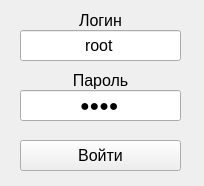
<?xml version="1.0" encoding="UTF-8"?>
<ui version="4.0">
 <class>LoginForm</class>
 <widget class="QMainWindow" name="LoginForm">
  <property name="geometry">
   <rect>
    <x>0</x>
    <y>0</y>
    <width>204</width>
    <height>186</height>
   </rect>
  </property>
  <property name="minimumSize">
   <size>
    <width>204</width>
    <height>186</height>
   </size>
  </property>
  <property name="maximumSize">
   <size>
    <width>204</width>
    <height>186</height>
   </size>
  </property>
  <property name="font">
   <font>
    <pointsize>8</pointsize>
   </font>
  </property>
  <property name="windowTitle">
   <string>Вход</string>
  </property>
  <widget class="QWidget" name="centralwidget">
   <widget class="QLineEdit" name="loginForm_login">
    <property name="geometry">
     <rect>
      <x>20</x>
      <y>30</y>
      <width>161</width>
      <height>31</height>
     </rect>
    </property>
    <property name="font">
     <font>
      <pointsize>12</pointsize>
     </font>
    </property>
    <property name="text">
     <string>root</string>
    </property>
    <property name="alignment">
     <set>Qt::AlignCenter</set>
    </property>
   </widget>
   <widget class="QLabel" name="label_2">
    <property name="geometry">
     <rect>
      <x>30</x>
      <y>10</y>
      <width>141</width>
      <height>21</height>
     </rect>
    </property>
    <property name="font">
     <font>
      <pointsize>12</pointsize>
     </font>
    </property>
    <property name="text">
     <string>Логин</string>
    </property>
    <property name="alignment">
     <set>Qt::AlignCenter</set>
    </property>
   </widget>
   <widget class="QLabel" name="label_3">
    <property name="geometry">
     <rect>
      <x>30</x>
      <y>70</y>
      <width>141</width>
      <height>21</height>
     </rect>
    </property>
    <property name="font">
     <font>
      <pointsize>12</pointsize>
     </font>
    </property>
    <property name="text">
     <string>Пароль</string>
    </property>
    <property name="alignment">
     <set>Qt::AlignCenter</set>
    </property>
   </widget>
   <widget class="QLineEdit" name="loginForm_password">
    <property name="geometry">
     <rect>
      <x>20</x>
      <y>90</y>
      <width>161</width>
      <height>31</height>
     </rect>
    </property>
    <property name="font">
     <font>
      <pointsize>12</pointsize>
     </font>
    </property>
    <property name="text">
     <string>root</string>
    </property>
    <property name="echoMode">
     <enum>QLineEdit::Password</enum>
    </property>
    <property name="alignment">
     <set>Qt::AlignCenter</set>
    </property>
   </widget>
   <widget class="QPushButton" name="loginForm_button">
    <property name="geometry">
     <rect>
      <x>20</x>
      <y>140</y>
      <width>161</width>
      <height>31</height>
     </rect>
    </property>
    <property name="font">
     <font>
      <pointsize>12</pointsize>
     </font>
    </property>
    <property name="text">
     <string>Войти</string>
    </property>
   </widget>
  </widget>
 </widget>
 <resources/>
 <connections/>
</ui>
